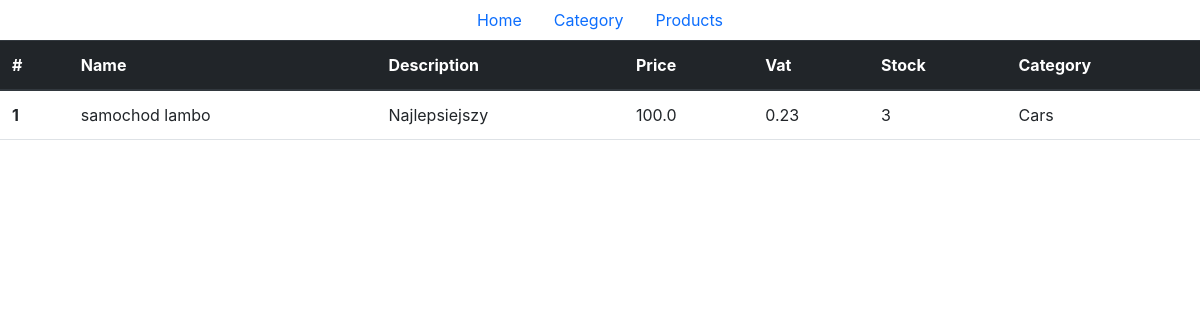
/product/1/, run on an earlier commit of the app's database.
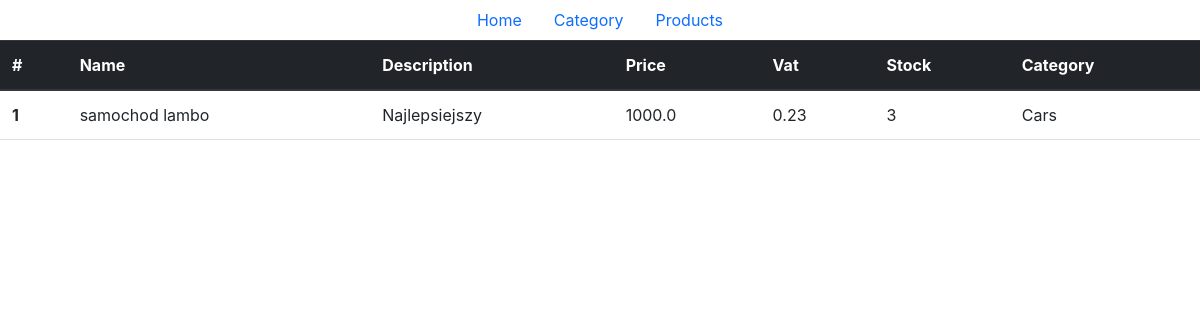
And on a later commit of the database.
### cinema_app/models.py (models this page shows, shortened)
class Product(models.Model):
    VAT = [(0.23, '0.23'),
           (0.08, '0.08'),
           (0.05, '0.05'),
           (0, '0'),]
    name = models.CharField(max_length=128)
    description = models.TextField()
    price = models.FloatField()
    vat = models.FloatField(choices=VAT)
    stock = models.PositiveIntegerField()
    categories = models.ManyToManyField(Category)

### cinema_app/views.py (the view)
# urls.py: path('product/<int:pk>/', product_detail, name='product'),
def product_detail(request, pk):
    product = get_object_or_404(Product, pk=pk)
    categories = product.categories.all()
    return render(request, 'product/product_detail.html', {'product': product, 'categories': categories})

### templates/product/product_detail.html (shortened to what this page needs)
{% extends 'base.html'%}
{%block body%}
<table class="table">
    <thead class="thead-dark">
        <tr>
          <th scope="col">#</th>
          <th scope="col">Name</th>
          <th scope="col">Description</th>
          <th scope="col">Price</th>
          <th scope="col">Vat</th>
          <th scope="col">Stock</th>
          <th scope="col">Category</th>
        </tr>
      </thead>
      <tbody>
        <tr>
          <th scope="row">{{product.id}}</th>
          <td>{{product.name}}</td>
          <td>{{product.description}}</td>
          <td>{{product.price}}</td>
          <td>{{product.vat}}</td>
          <td>{{product.stock}}</td>
          {%for category in product.categories.all %}
            <td>{{category.category_name}}</td>
          {%endfor%}
        </tr>
      </tbody>
</table>
{%endblock body%}

What changed in the data, as far as the page shows it:
changed Product "samochod lambo": price "100.0" → "1000.0"
